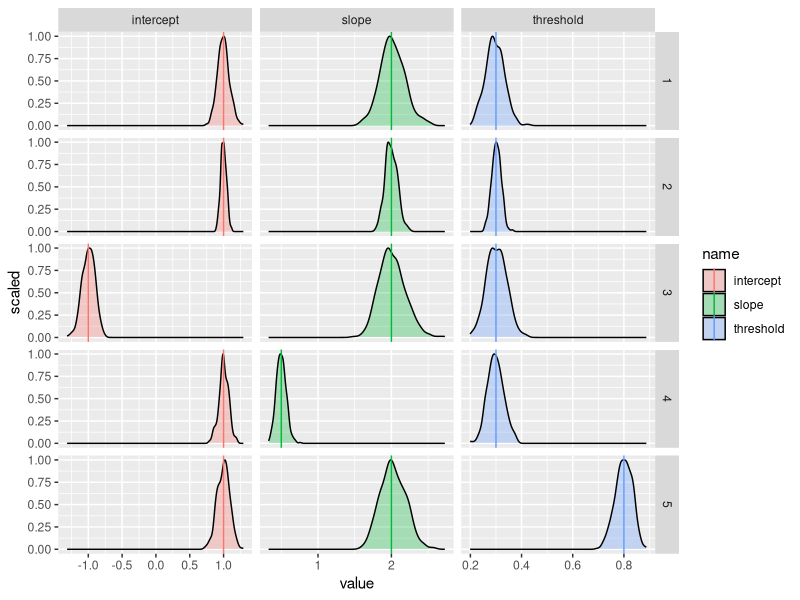
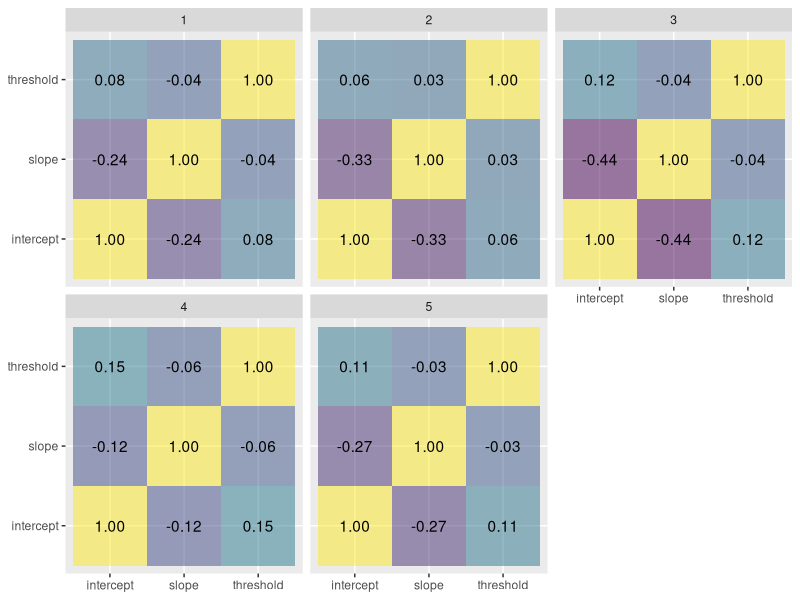

These figures' R source, in order:
## ---- chunk 1
library(tidyverse)
library(ordinal)
## ---- chunk 2
generate.and.estimate.ordinal.logit.regression <- function(n, intercept, slope, threshold) {
  x <- rnorm(n)
  y <- intercept + slope * x + rlogis(n)
  class.membership <<- as.factor(as.numeric(y > 0) + as.numeric(y > threshold) + as.numeric(y > 1))
  fit <- clm(
    formula = class.membership ~ 1 + x,
    link = "logit"
  )
  result <- data.frame(
    intercept = -coef(fit)[[1]],
    slope = coef(fit)[[4]] / (coef(fit)[[3]] - coef(fit)[[1]]),
    threshold = (coef(fit)[[2]] - coef(fit)[[1]]) / (coef(fit)[[3]] - coef(fit)[[1]])
  )
  return(result)
}
## ---- chunk 3
parameters <- tibble(
  parameter.set = seq(5),
  n.data = c(1000, 4000, 1000, 1000, 1000),
  intercept = c(1, 1, -1, 1, 1),
  slope = c(2, 2, 2, 0.5, 2),
  threshold = c(0.3, 0.3, 0.3, 0.3, 0.8)
)
parameters
## ---- chunk 4
estimated.parameters <- parameters %>%
  expand_grid(
    run = seq(400)
  ) %>%
  rowwise() %>%
  mutate(
    generate.and.estimate.ordinal.logit.regression(
      n = n.data,
      intercept = intercept,
      slope = slope,
      threshold = threshold
    )
  ) %>%
  ungroup()
estimated.parameters
## ---- chunk 5
ggplot() +
  geom_density(
    mapping = aes(
      x = value,
      y = after_stat(scaled),
      fill = name
    ),
    data = estimated.parameters %>%
      pivot_longer(
        cols = c("intercept", "slope", "threshold")
      ),
    alpha = 0.3
  ) +
  geom_vline(
    mapping = aes(
      xintercept = value,
      col = name
    ),
    data = parameters %>%
      pivot_longer(
        cols = c("intercept", "slope", "threshold")
      )
  ) +
  facet_grid(
    cols = vars(name),
    rows = vars(parameter.set),
    scales = "free"
  )
## ---- chunk 6
ggplot(
  mapping = aes(
    x = parameter.1,
    y = parameter.2,
    fill = correlation,
    label = sprintf("%.2f", correlation)
  ),
  data = estimated.parameters %>%
    group_by(parameter.set) %>%
    reframe(
      expand_grid(
        parameter.1 = c("intercept", "slope", "threshold"),
        parameter.2 = c("intercept", "slope", "threshold")
      ),
      correlation = c(cor(data.frame(intercept, slope, threshold)))
    )
) +
  geom_tile(alpha = 0.5) +
  geom_text() +
  scale_fill_viridis_c() +
  guides(fill = "none") +
  labs(
    x = NULL,
    y = NULL
  ) +
  facet_wrap(
    facets = vars(parameter.set)
  )
